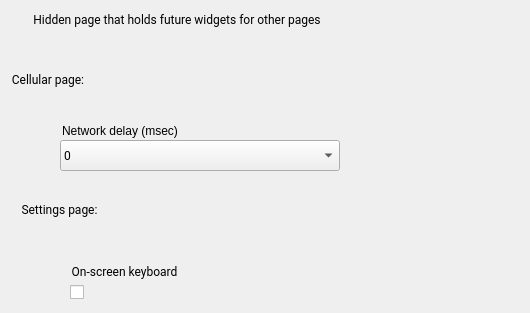
   <widget class="QWidget" name="page">
    <widget class="QGroupBox" name="locationGroup_4">
     <property name="geometry">
      <rect>
       <x>30</x>
       <y>10</y>
       <width>491</width>
       <height>31</height>
      </rect>
     </property>
     <property name="font">
      <font>
       <family>Roboto</family>
       <weight>50</weight>
       <bold>false</bold>
      </font>
     </property>
     <property name="styleSheet">
      <string notr="true">border: 0px;</string>
     </property>
     <property name="title">
      <string>Hidden page that holds future widgets for other pages</string>
     </property>
     <property name="ColorGroup" stdset="0">
      <string>Title</string>
     </property>
    </widget>
    <widget class="QGroupBox" name="locationGroup_5">
     <property name="geometry">
      <rect>
       <x>10</x>
       <y>70</y>
       <width>121</width>
       <height>31</height>
      </rect>
     </property>
     <property name="font">
      <font>
       <family>Roboto</family>
       <weight>50</weight>
       <bold>false</bold>
      </font>
     </property>
     <property name="styleSheet">
      <string notr="true">border: 0px;</string>
     </property>
     <property name="title">
      <string>Cellular page:</string>
     </property>
     <property name="ColorGroup" stdset="0">
      <string>Title</string>
     </property>
    </widget>
    <widget class="QGroupBox" name="cell_delayGroupBox">
     <property name="geometry">
      <rect>
       <x>60</x>
       <y>122</y>
       <width>161</width>
       <height>24</height>
      </rect>
     </property>
     <property name="styleSheet">
      <string notr="true">border: 0px;</string>
     </property>
     <property name="title">
      <string>Network delay (msec)</string>
     </property>
     <property name="ColorGroup" stdset="0">
      <string notr="true">Title</string>
     </property>
    </widget>
    <widget class="QComboBox" name="cell_delayBox">
     <property name="geometry">
      <rect>
       <x>60</x>
       <y>140</y>
       <width>280</width>
       <height>31</height>
      </rect>
     </property>
     <property name="font">
      <font>
       <family>Roboto</family>
      </font>
     </property>
     <property name="styleSheet">
      <string notr="true">padding: 3px 3px 3px 3px;</string>
     </property>
     <property name="currentIndex">
      <number>0</number>
     </property>
     <property name="report_metrics" stdset="0">
      <bool>false</bool>
     </property>
     <item>
      <property name="text">
       <string>0</string>
      </property>
     </item>
     <item>
      <property name="text">
       <string>35-200 (UMTS/3G)</string>
      </property>
     </item>
     <item>
      <property name="text">
       <string>150-500 (GPRS)</string>
      </property>
     </item>
     <item>
      <property name="text">
       <string>80-400 (EDGE/EGPRS)</string>
      </property>
     </item>
    </widget>
    <widget class="QGroupBox" name="themeTitle_3">
     <property name="geometry">
      <rect>
       <x>70</x>
       <y>262</y>
       <width>211</width>
       <height>21</height>
      </rect>
     </property>
     <property name="font">
      <font>
       <family>Roboto</family>
      </font>
     </property>
     <property name="styleSheet">
      <string notr="true">border: 0px;</string>
     </property>
     <property name="title">
      <string>On-screen keyboard</string>
     </property>
     <property name="ColorGroup" stdset="0">
      <string>Title</string>
     </property>
    </widget>
    <widget class="QCheckBox" name="set_keyboardBox">
     <property name="geometry">
      <rect>
       <x>70</x>
       <y>280</y>
       <width>211</width>
       <height>24</height>
      </rect>
     </property>
     <property name="iconSize">
      <size>
       <width>24</width>
       <height>24</height>
      </size>
     </property>
     <property name="checked">
      <bool>false</bool>
     </property>
     <property name="ColorGroup" stdset="0">
      <string>Toggle</string>
     </property>
     <property name="report_metrics" stdset="0">
      <bool>false</bool>
     </property>
    </widget>
    <widget class="QGroupBox" name="locationGroup_6">
     <property name="geometry">
      <rect>
       <x>20</x>
       <y>200</y>
       <width>121</width>
       <height>31</height>
      </rect>
     </property>
     <property name="font">
      <font>
       <family>Roboto</family>
       <weight>50</weight>
       <bold>false</bold>
      </font>
     </property>
     <property name="styleSheet">
      <string notr="true">border: 0px;</string>
     </property>
     <property name="title">
      <string>Settings page:</string>
     </property>
     <property name="ColorGroup" stdset="0">
      <string>Title</string>
     </property>
    </widget>
   </widget>
